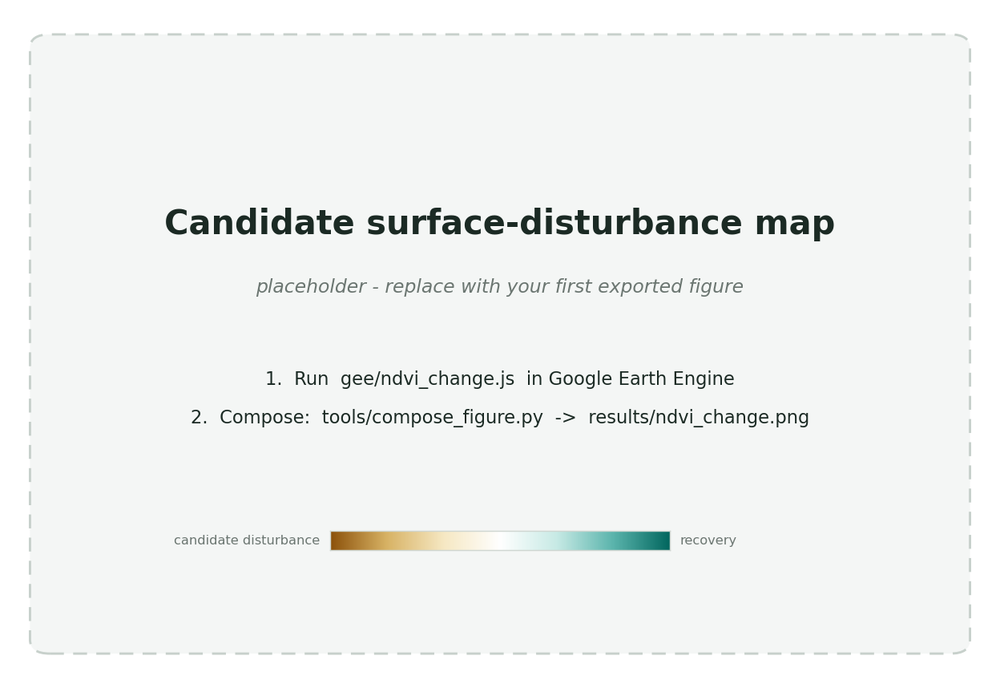
#> input picture results/ndvi_change.png, 1000 x 688 px, shrunk from 1248 x 858 before the run
$ python compose_figure.py --input ../results/ndvi_change.png
#> lines starting #> are read from the running program, lines starting #| are printed output that depends on the picture
#!/usr/bin/env python3
"""Compose a publication-ready figure from a Phase-1 candidate-mask rendering.

Takes the thresholded candidate map exported by `gee/ndvi_change.js` (a PNG,
JPG, or 3-band GeoTIFF) and bakes in a title, a sequential legend, an approximate
scale bar, and the required Copernicus Sentinel-2 attribution — so the result is a
self-contained figure that travels well (e.g. on LinkedIn) without relying on a
caption.

Usage:
    python tools/compose_figure.py \
        --input path/to/gee_export.png \
        --title "Persistent candidate disturbance around <place>" \
        --years "2018-2021 -> 2023-2026" \
        --region "<region>, Mongolia" \
        --scale 10 \
        --output results/ndvi_change.png

Dependencies: matplotlib, numpy, Pillow.
"""
import argparse

import matplotlib
matplotlib.use("Agg")
import matplotlib.pyplot as plt
from matplotlib.colors import LinearSegmentedColormap
from matplotlib.patches import Rectangle
import numpy as np
from PIL import Image

INK = "#1b2a24"
MUTED = "#5f6b64"
# Sequential candidate palette matching gee/ndvi_change.js.
PALETTE = ["#f6e8c3", "#d8b365", "#8c510a"]


def nice_length(meters: float) -> float:
    """Round a target distance down to a 1/2/5 x 10^k value."""
    if meters <= 0:
        return 1.0
    exp = np.floor(np.log10(meters))
    base = meters / (10 ** exp)
    step = 1 if base < 2 else (2 if base < 5 else 5)
    return step * (10 ** exp)


def fmt_dist(meters: float) -> str:
    return f"{meters/1000:g} km" if meters >= 1000 else f"{meters:g} m"


def main() -> None:
    ap = argparse.ArgumentParser()
    ap.add_argument("--input", required=True, help="GEE-rendered candidate-mask image")
    ap.add_argument("--output", default="results/ndvi_change.png")
    ap.add_argument("--title", default="Persistent candidate surface disturbance")
    ap.add_argument("--years", default="")
    ap.add_argument("--region", default="")
    ap.add_argument("--scale", type=float, default=10.0, help="metres per pixel")
    ap.add_argument("--year-attr", default="", help="acquisition years for attribution, e.g. '2018-2021, 2023-2026'")
    args = ap.parse_args()

    img = np.asarray(Image.open(args.input).convert("RGB"))
    h, w = img.shape[:2]
#> h = 688; w = 1000

    fig_w = 10.0
    fig_h = fig_w * (h / w) + 2.1           # extra room for title + footer
#> fig_h = 8.98
    fig = plt.figure(figsize=(fig_w, fig_h), dpi=150)
    fig.patch.set_facecolor("white")

    # --- map ---
    ax = fig.add_axes([0.03, 0.12, 0.94, 0.74])
    ax.imshow(img)
    ax.set_xlim(0, w); ax.set_ylim(h, 0)
    ax.axis("off")

    # --- title / subtitle ---
    fig.text(0.03, 0.955, args.title, fontsize=19, fontweight="bold",
             color=INK, ha="left", va="top", family="DejaVu Sans")
    sub = " · ".join(x for x in [args.region, args.years] if x)
    if sub:
        fig.text(0.03, 0.905, sub, fontsize=12, color=MUTED, ha="left", va="top")

    # --- scale bar (approximate; assumes --scale m/px) ---
    target = nice_length(0.22 * w * args.scale)
#> target = 2000
    bar_px = target / args.scale
#> bar_px = 200
    x0, y0 = 0.03 * w, 0.93 * h
#> x0 = 30; y0 = 639.8
    ax.add_patch(Rectangle((x0 - 6, y0 - 22), bar_px + 12, 34,
                           facecolor="white", edgecolor="none", alpha=0.75, zorder=4))
    ax.plot([x0, x0 + bar_px], [y0, y0], color=INK, lw=3, zorder=5)
    ax.text(x0 + bar_px / 2, y0 - 6, fmt_dist(target), ha="center", va="bottom",
            fontsize=10, color=INK, zorder=5)

    # --- candidate-strength legend ---
    cmap = LinearSegmentedColormap.from_list("candidate_brown", PALETTE)
    cax = fig.add_axes([0.30, 0.055, 0.40, 0.022])
    grad = np.linspace(0, 1, 256).reshape(1, -1)
    cax.imshow(grad, aspect="auto", cmap=cmap)
    cax.set_xticks([]); cax.set_yticks([])
    for s in cax.spines.values():
        s.set_edgecolor("#cfd6d1")
    cax.text(-0.02, 0.5, "z = 1.0\nthreshold", transform=cax.transAxes,
             ha="right", va="center", fontsize=8.3, color=MUTED)
    cax.text(1.02, 0.5, "z ≥ 3.0\nstronger", transform=cax.transAxes,
             ha="left", va="center", fontsize=8.3, color=MUTED)
    cax.set_title("persistent candidate disturbance (masked)", fontsize=9, color=INK, pad=4)

    # --- attribution (required for Sentinel-2 redistribution) ---
    yrs = f" ({args.year_attr})" if args.year_attr else ""
    fig.text(0.03, 0.012,
             f"Contains modified Copernicus Sentinel-2 data{yrs} · processed in Google Earth Engine",
             fontsize=8, color=MUTED, ha="left", va="bottom")

    fig.savefig(args.output, facecolor="white", bbox_inches="tight", pad_inches=0.15)
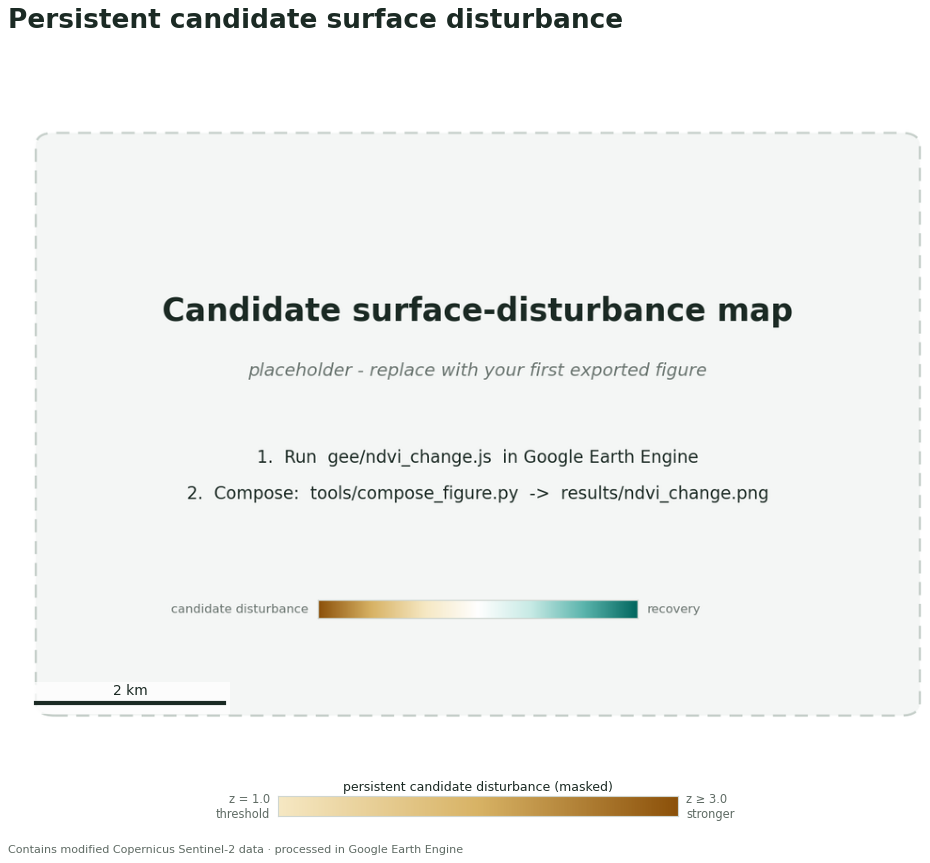
#> figure drawn by matplotlib, 2 panels
    print(f"wrote {args.output}")


if __name__ == "__main__":
    main()
